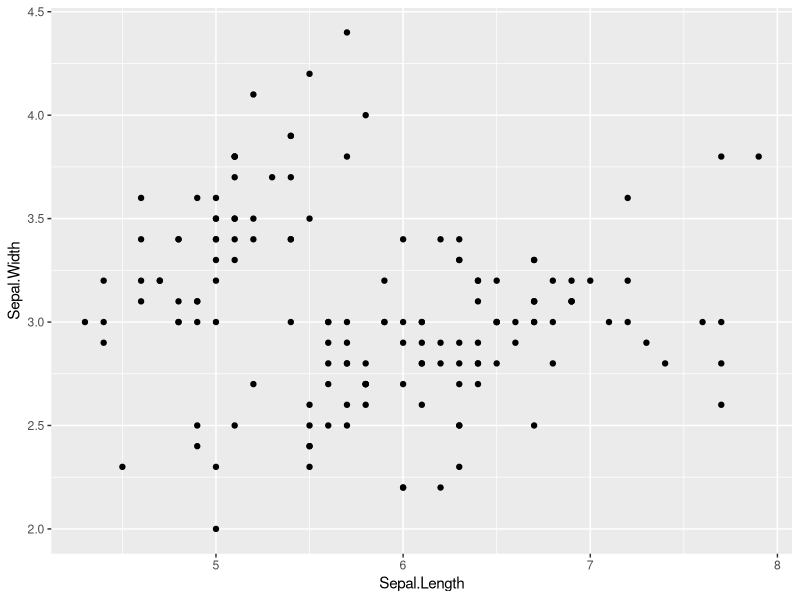
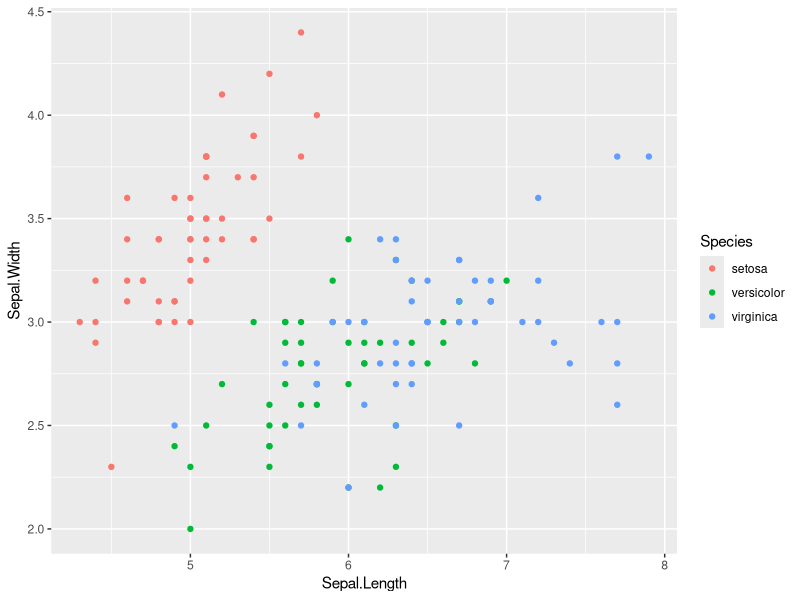
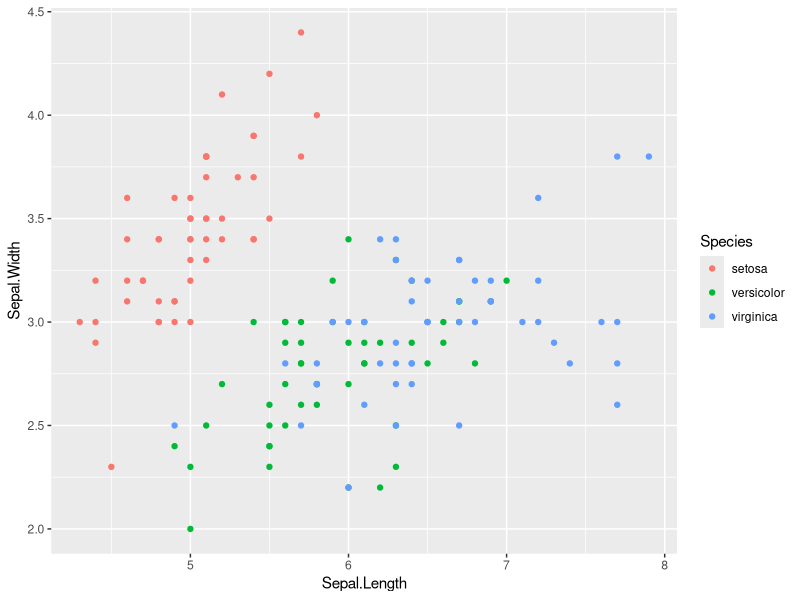
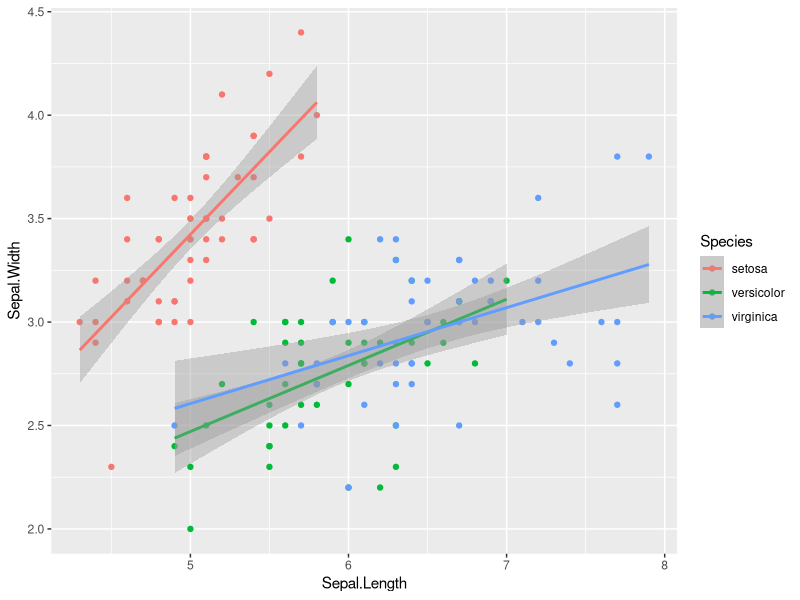
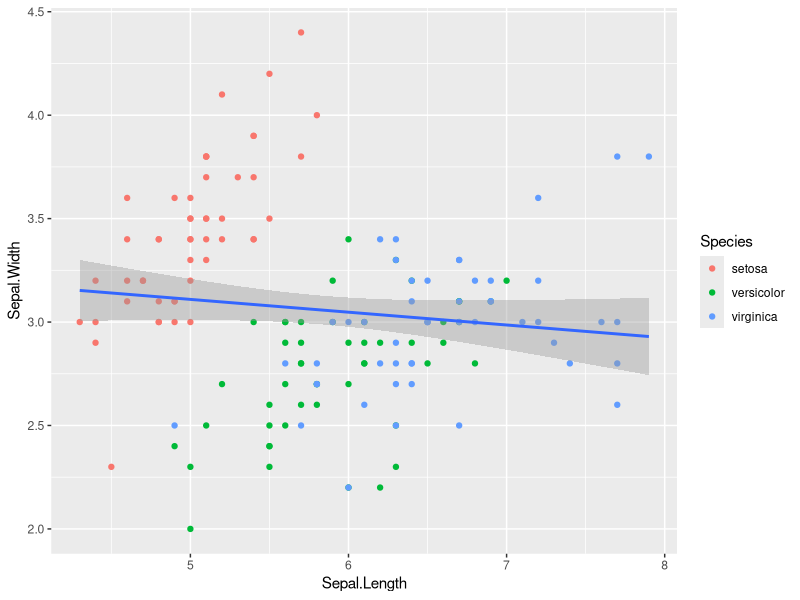
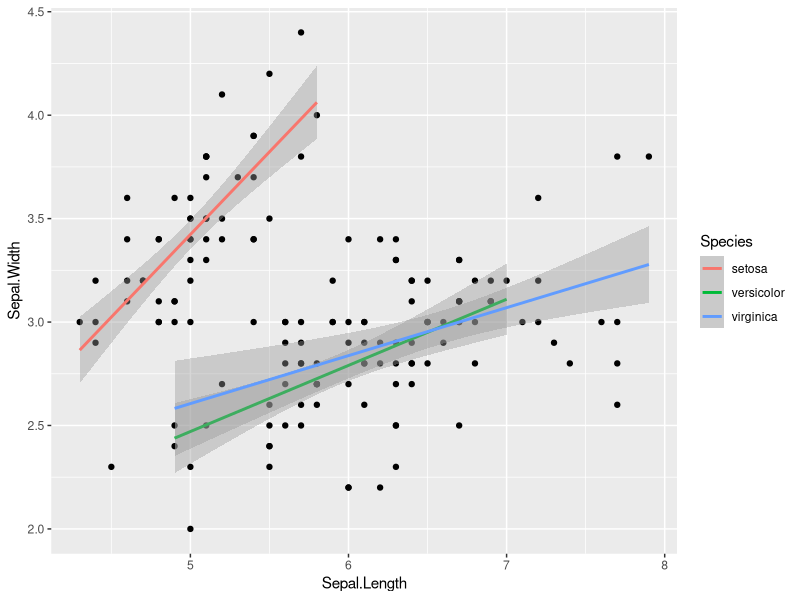
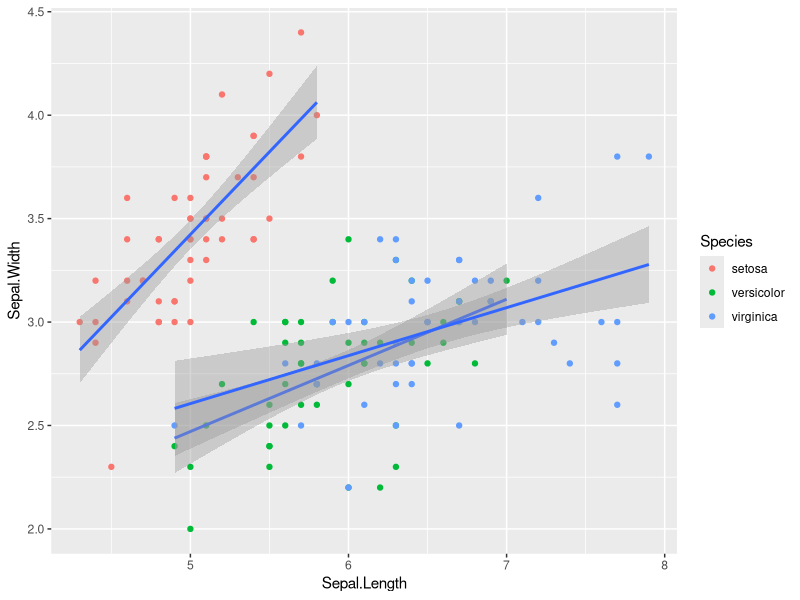
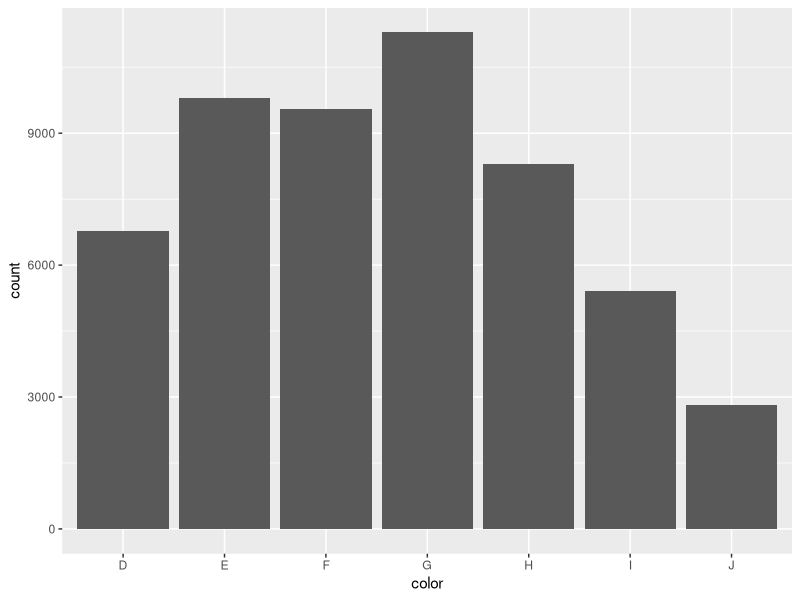

These figures' R source, in order:
## ---- chunk 1
knitr::opts_chunk$set(echo = TRUE)
## ---- chunk 2
library(tidyverse)
## ---- chunk 3
ggplot(data = iris, mapping = aes(x = Sepal.Length, y = Sepal.Width)) +
  geom_point()
## ---- chunk 4
# Same thing but do slightly different things
ggplot(iris, aes(x = Sepal.Length, y = Sepal.Width)) +
  geom_point(aes(color = Species))

ggplot(iris, aes(x = Sepal.Length, y = Sepal.Width, color = Species)) +
  geom_point()
## ---- chunk 5
# Example of how specifying color impacts the plot
ggplot(iris, aes(x = Sepal.Length, y = Sepal.Width, color = Species)) +
  geom_point() + 
  geom_smooth(method = "glm")

ggplot(iris, aes(x = Sepal.Length, y = Sepal.Width)) +
  geom_point(aes(color = Species)) + 
  geom_smooth(method = "glm")

ggplot(iris, aes(x = Sepal.Length, y = Sepal.Width, group = Species)) +
  geom_point() + 
  geom_smooth(method = "glm", aes(color = Species))

ggplot(iris, aes(x = Sepal.Length, y = Sepal.Width, group = Species)) +
  geom_point(aes(color = Species)) + 
  geom_smooth(method = "glm")
## ---- chunk 6
ggplot(data = diamonds, aes(x = color)) + 
  geom_bar()

count(diamonds, color) %>% 
  mutate(color = fct_reorder(color, n)) %>% 
  ggplot(aes(x = color, y = n)) +
  geom_col()
## ---- chunk 7
diamonds %>% 
  count(cut, color) %>% 
  ggplot(aes(x = color, y = n, fill = cut)) + 
  geom_col(position = "dodge")

diamonds %>% 
  count(cut, color) %>% 
  ggplot(aes(x = color, y = n, fill = cut)) + 
  geom_col()
## ---- chunk 8
ggplot(iris, aes(x = Sepal.Length, y = Sepal.Width, color = Species)) +
  geom_point() + 
  geom_smooth(method = "glm") + 
  facet_wrap(~Species, scales = "free")

ggplot(iris, aes(x = Sepal.Length, y = Sepal.Width, color = Species)) +
  geom_point() + 
  geom_smooth(method = "glm") + 
  facet_grid(rows = vars(Species))
## ---- chunk 9
diamonds %>% 
  ggplot(aes(x = carat, y = price)) + 
  geom_point() +
  facet_grid(rows = vars(cut), cols = vars(color), scales = "free")

diamonds %>% 
  ggplot(aes(x = carat, y = price)) + 
  geom_point() +
  facet_wrap(~cut + color, scales = "free")
## ---- chunk 10
# Custom colors
diamonds %>% 
  ggplot(aes(x = carat, y = price, color = price)) + 
  geom_point() +
  scale_color_viridis_c() 
## ---- chunk 11
diamonds %>% 
  ggplot(aes(x = carat, y = price, color = price)) + 
  geom_point() +
  scale_color_viridis_c() +
  labs(title = "Carat vs Price",
       subtitle = "Larger stones are more expensive",
       x = "Carat",
       y = "Price",
       color = "Dollars") +
  scale_y_continuous(labels = scales::dollar_format())
## ---- chunk 12
diamonds %>% 
  count(cut, color) %>% 
  group_by(cut) %>% 
  mutate(prop = n / sum(n)) %>% 
  ungroup() %>% 
  ggplot(aes(x = cut, y = prop, fill = color)) + 
  geom_col() + 
  scale_y_continuous(labels = scales::percent_format())
## ---- chunk 13
ggplot(data = iris, aes(x = Sepal.Length, y = Sepal.Width, color = Species)) +
  geom_point() +
  theme(legend.position = "top")
## ---- chunk 14
p <- ggplot(data = iris, aes(x = Sepal.Length, y = Sepal.Width, color = Species)) +
  geom_point()


p <- p + labs(title = "Species")

p

ggsave(filename = "first_plot.png", plot = p, width = 11, height = 8.5, units = "in")
